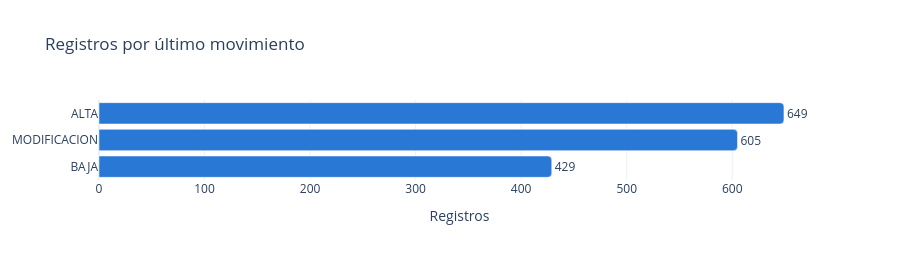

Source (notebook cell):
### Markdown cell above
Frecuencia por último movimiento (alta, modificación o baja).

### Code cell
barras(conteo(son["ULTIMO MOVIMIENTO"]), "Registros por último movimiento")

### Figure 1 — Plotly figure (JSON) as saved in the notebook; plotly's stock layout.template omitted (floating-point values rounded to 4 significant figures)
{"data": [{"alignmentgroup": "True", "cliponaxis": false, "hovertemplate": "x=%{x}<br>y=%{y}<br>text=%{text}<extra></extra>", "legendgroup": "", "marker": {"color": "#2a78d6", "pattern": {"shape": ""}}, "name": "", "offsetgroup": "", "orientation": "h", "showlegend": false, "text": [429, 605, 649], "textposition": "outside", "type": "bar", "x": [429, 605, 649], "xaxis": "x", "y": ["BAJA", "MODIFICACION", "ALTA"], "yaxis": "y"}], "layout": {"barcornerradius": 4, "barmode": "relative", "height": 260, "legend": {"tracegroupgap": 0}, "title": {"text": "Registros por último movimiento"}, "xaxis": {"anchor": "y", "domain": [0, 1], "title": {"text": "Registros"}}, "yaxis": {"anchor": "x", "domain": [0, 1], "title": {}}}}
